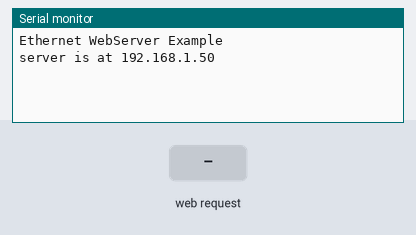
The sketch below on a simulated Arduino Uno, built with avr-gcc and run on an emulated ATmega328P. Parts: the last lines printed to the serial monitor. The inputs (shaded band) are chosen by the test bench. WiFi joins after 1.5 s; servers stay silent unless stated.

Above: at 2.7 s.
2.8 s: HTTP request GET /favicon.ico received
At 3.3 s:
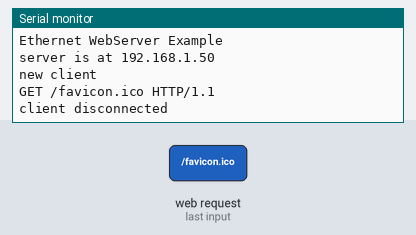
4.3 s: HTTP request GET /abc/ received
At 5.8 s:
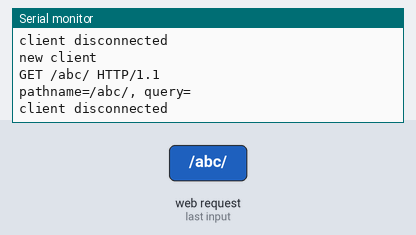

The sketch:

WebServer.ino
```cpp
/*
  Web Server

 A simple web server that shows the value of the analog input pins.
 using an Arduino Wiznet Ethernet shield.

 Circuit:
 * Ethernet shield attached to pins 10, 11, 12, 13
 * Analog inputs attached to pins A0 through A5 (optional)

 created 18 Dec 2009
 by David A. Mellis
 modified 9 Apr 2012
 by Tom Igoe
 modified 02 Sept 2015
 by Arturo Guadalupi

 */

#include <SPI.h>
//#include <Ethernet.h>
#include <UIPEthernet.h>

// Enter a MAC address and IP address for your controller below.
// The IP address will be dependent on your local network:
byte mac[] = {
  0xDE, 0xAD, 0xBE, 0xEF, 0xFE, 0xED
};
IPAddress ip(192, 168, 1, 177);

// Initialize the Ethernet server library
// with the IP address and port you want to use
// (port 80 is default for HTTP):
EthernetServer server(80);
String pathname = "";
String query = "";

void setup() {
  // You can use Ethernet.init(pin) to configure the CS pin
  //Ethernet.init(10);  // Most Arduino shields
  //Ethernet.init(5);   // MKR ETH shield
  //Ethernet.init(0);   // Teensy 2.0
  //Ethernet.init(20);  // Teensy++ 2.0
  //Ethernet.init(15);  // ESP8266 with Adafruit Featherwing Ethernet
  //Ethernet.init(33);  // ESP32 with Adafruit Featherwing Ethernet

  // Open serial communications and wait for port to open:
  Serial.begin(230400);
  while (!Serial) {
    ; // wait for serial port to connect. Needed for native USB port only
  }
  Serial.println("Ethernet WebServer Example");

  // start the Ethernet connection and the server:
  Ethernet.begin(mac);

  // Check for Ethernet hardware present
  if (Ethernet.hardwareStatus() == EthernetNoHardware) {
    Serial.println("Ethernet shield was not found.  Sorry, can't run without hardware. :(");
    while (true) {
      delay(1); // do nothing, no point running without Ethernet hardware
    }
  }
  if (Ethernet.linkStatus() == LinkOFF) {
    Serial.println("Ethernet cable is not connected.");
  }

  // start the server
  server.begin();
  Serial.print("server is at ");
  Serial.println(Ethernet.localIP());
}

// クエリーに対応する値があれば返す
String getQuery(String command)
{
  if(query.indexOf(command + "=") > -1){
    int num = query.indexOf(command + "=");
    int start = num + command.length() + 1;
    int end = query.indexOf("&", start);
    if(end == -1){
      end = query.length();
    }
    return query.substring(start, end);
  }
  return "";
}

void loop() {
  // listen for incoming clients
  EthernetClient client = server.available();
  if (client) {
    Serial.println("new client");
    // an http request ends with a blank line
    boolean currentLineIsBlank = true;
    boolean isGETLine = true;
    String header = "";
    String headerGET = "";
    while (client.connected()) {
      if (client.available()) {
        char c = client.read();
        //Serial.write(c);
        // 最初の\nまでをヘッダーとして取得
        if(isGETLine){
          if(c == '\n'){
            isGETLine = false;
            Serial.println(header);
          }else{
            header += String(c);
          }
        }
        // if you've gotten to the end of the line (received a newline
        // character) and the line is blank, the http request has ended,
        // so you can send a reply
        if (c == '\n' && currentLineIsBlank) {
          headerGET = header.substring(header.indexOf(" ")+1, header.lastIndexOf(" "));
          // favicon.ico対策
          if(headerGET == "/favicon.ico"){
            client.println("HTTP/1.1 204 OK");
            client.println("Connection: close");
            client.println("");
            break;
          }
          // ?より前までをパスとして取得
          pathname = headerGET.substring(0, headerGET.indexOf("?"));
          // ?があれば、クエリーとして取得
          query = headerGET.indexOf("?") > -1?headerGET.substring(headerGET.indexOf("?")+1):"";
          Serial.println("pathname=" + pathname + ", query=" + query);

          // send a standard http response header
          client.println("HTTP/1.1 200 OK");
          client.println("Content-Type: text/html");
          client.println("Connection: close");  // the connection will be closed after completion of the response
          client.println("Refresh: 5");  // refresh the page automatically every 5 sec
          client.println();
          client.println("<!DOCTYPE HTML>");
          client.println("<html>");
          // output the value of each analog input pin
          for (int analogChannel = 0; analogChannel < 6; analogChannel++) {
            int sensorReading = analogRead(analogChannel);
            client.print("analog input ");
            client.print(analogChannel);
            client.print(" is ");
            client.print(sensorReading);
            client.println("<br />");
          }
          // ディレクトリやクエリーで分けてみたらいかが？提案用
          client.println("<a href='../abc/?a=123&b=456'>../abc/?a=123&b=456</a>");
          client.println("<br />");
          // API ぽく使いたい時はディレクトリ分けしたら良いかも
          if(pathname == "/abc/"){
            String a = getQuery("a");
            String b = getQuery("b");
            if(a != "" && b != ""){
             client.println("a=" + a + ", b=" + b);
             Serial.println("a=" + a + ", b=" + b);
            }
          }
          client.println("<br />");
          client.println("pathname:" + pathname + ", query:" + query);
          client.println("</html>");
          break;
        }
        if (c == '\n') {
          // you're starting a new line
          currentLineIsBlank = true;
        } else if (c != '\r') {
          // you've gotten a character on the current line
          currentLineIsBlank = false;
        }
      }
    }
    // give the web browser time to receive the data
    delay(1);
    // close the connection:
    client.stop();
    Serial.println("client disconnected");
  }
}
```

Measured:
- after the input at 2.8 s, the serial monitor: prints a new line at once (image 1)
- after the input at 4.3 s, the serial monitor: prints a new line at once (image 2)
